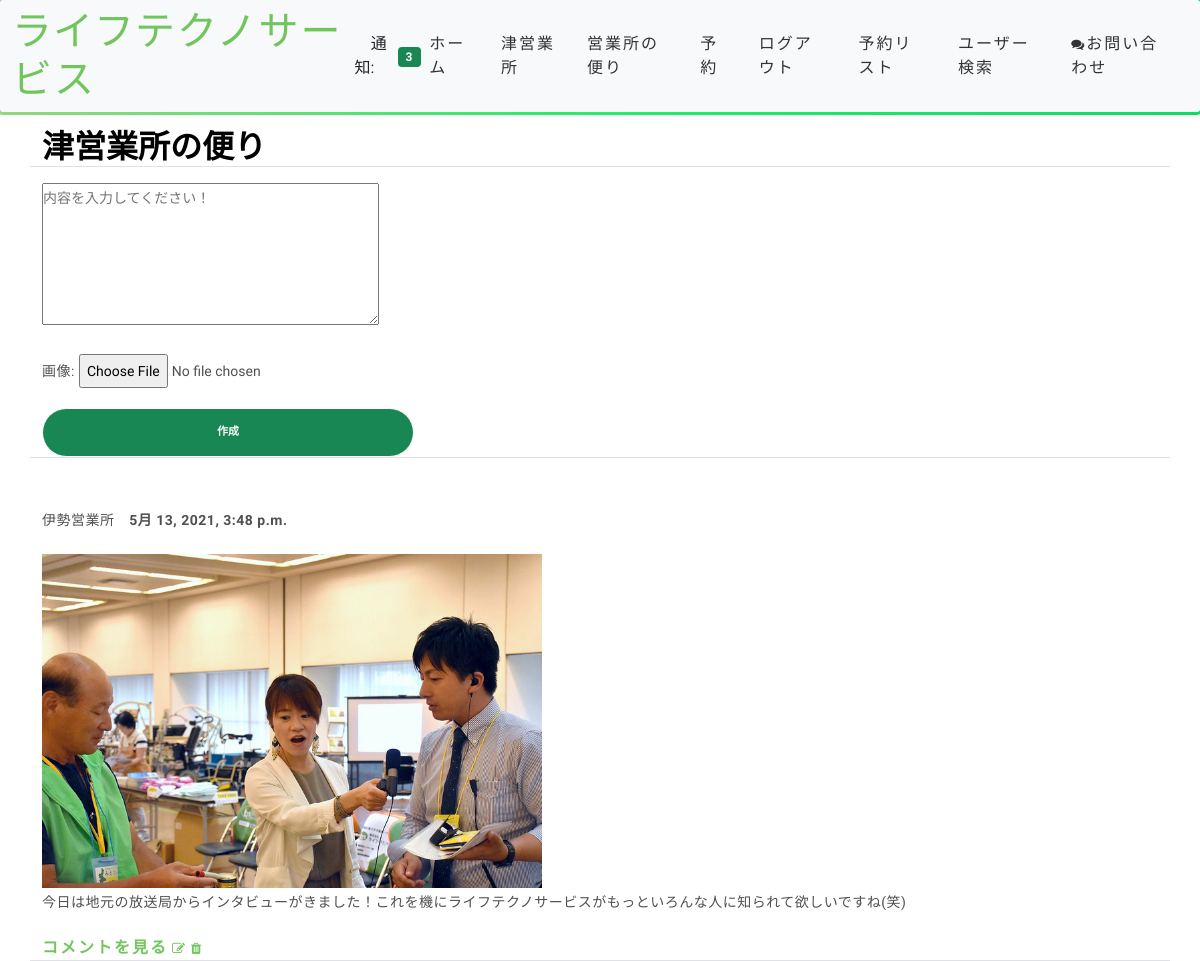
Screenshot of /post/ (signed in) with the database file from the repository.
### home/models.py (models this page shows, shortened)
class Post(models.Model):
    body = models.TextField()
    date = models.DateTimeField(default=timezone.now)
    user = models.ForeignKey(User, on_delete=models.CASCADE)
    client = models.ForeignKey(Client, on_delete=models.CASCADE)
    image = models.ImageField(upload_to='images', blank=True, null=True)

class Client(models.Model):
    user = models.OneToOneField(User,on_delete=models.CASCADE)
    facility = models.CharField(max_length=40)
    phone = models.CharField(max_length=40)
    followers = models.ManyToManyField(User, blank=True, related_name='followers')

### home/views.py (the view, shortened to what this page needs)
# urls.py: path('post/', PostView.as_view(),name='post'),
class PostView(View):
    def get(self, request, *args, **kwargs):
        posts = Post.objects.all().order_by('-date')
        form = PostForm()
        context = {
            'posts': posts,
            'form': form,
        }
        return render(request, 'post.html', context)

### home/forms.py
class PostForm(forms.ModelForm):
    body = forms.CharField(
        label='',
        widget=forms.Textarea(attrs={
            'rows':'5',
            'placeholder':'内容を入力してください！'
            }))
    image = forms.ImageField(label='画像',required=False)
    class Meta:
        model = Post
        fields=['body','image']

### home/templatetags/custom_tags.py (called while the page is built)
@register.inclusion_tag('show_notifications.html', takes_context=True)
def show_notifications(context):
    request_user = context['request'].user
    notifications = Notification.objects.filter(to_user=request_user).exclude(user_has_seen=True).order_by('-date')
    return {'notifications': notifications}

### home/templates/post.html (shortened to what this page needs)
{% extends 'base.html' %}
{% block content %}
<div class="container">
    <div class="row justify-content-center mt-3">
        <div class="col-12 border-bottom">
            <h2>津営業所の便り</h2>
        </div>
    </div>
    {% if user.is_staff %}
    <div class="row justify-content-center mt-3 mb-5">
        <div class="col-12 border-bottom">
            <form method="post" enctype="multipart/form-data">
                {{ form.as_p }}
                <div class="col-md-4">
                    <div class="d-grid">
                        <button class="btn btn-success">作成</button>
                    </div>
                </div>
            </form>
        </div>
    </div>
    {% endif %}
{% for post in posts %}
    <div class="row justify-content-center mt-3">
        <div class="col-12 border-bottom">
            <p><strong>{{ post.client.facility }}<strong>&emsp;{{ post.date }}</p>
            {% if post.image %}
                <img style="width:500px" src="{{ post.image.url }}" class="post-image">
            {% endif %}
            <p>{{ post.body }}</p>
            <a href="{% url 'post_detail' post.pk %}">コメントを見る</a>
            {% if request.user == post.user or  user.is_staff%}
                <a href="{% url 'post_edit' post.pk %}"><i class="fa fa-edit"></i></a>
                <a href="{% url 'post_delete' post.pk %}"><i class="fa fa-trash"></i></a>
            {% endif %}
        </div>
    </div>
{% endfor %}
</div>
{% endblock content %}

### home/static/style.css (style rules this page uses)
body { background-color: #fff; font-family: "Kosugi Maru", sans-serif; }
h1, h2, h3, h4, h5, h6 { margin: 0; }
h2 { color: #000; font-weight: 600; }
a { letter-spacing: 2px; text-decoration: none; color: #71c55d; }
p { color: #505050; font-size: 14px; font-weight: 300; letter-spacing: 0.5px; line-height: 2; margin-bottom: 20px; }
.btn { border: 1px solid #fff; border-radius: 50px; color: #fff; font-size: 11px; font-weight: 600; padding: 15px 40px; text-transform: uppercase; transition: all 0.5s ease-in-out 0s; }
.fa { font-size: 13px; }

### home/templates/base.html (style rules this page uses)
*, html { margin:0; padding:0; }
body { font-family: 'Kosugi Maru', sans-serif; }
.border-bottom { border-width: 2px; }

### rows the page displays
Post: client.facility "伊勢営業所", date "5月 13, 2021, 3:48 p.m.", image (picture), body "今日は地元の放送局からインタビューがきました！これを機にライフテクノサービスがもっといろんな人に知られて欲しいですね(笑)"

### other values shown
{{ notifications.count }} "3"
